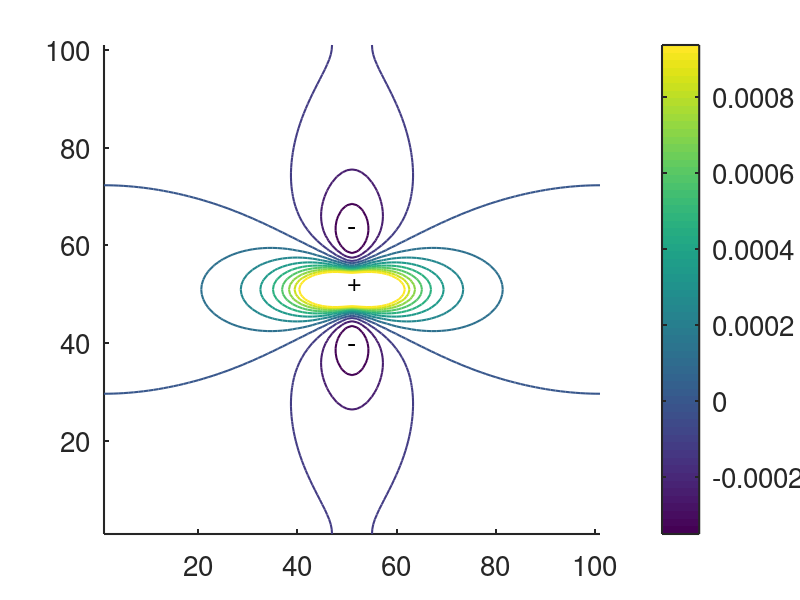
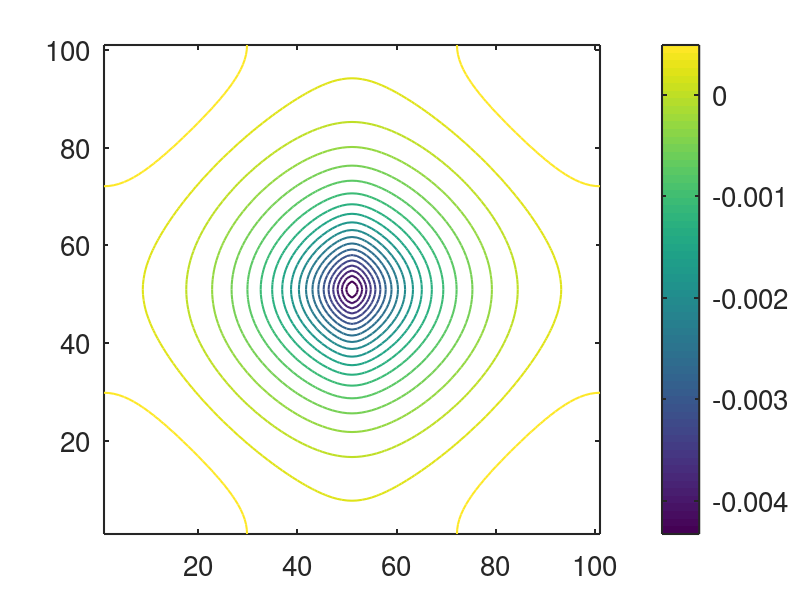
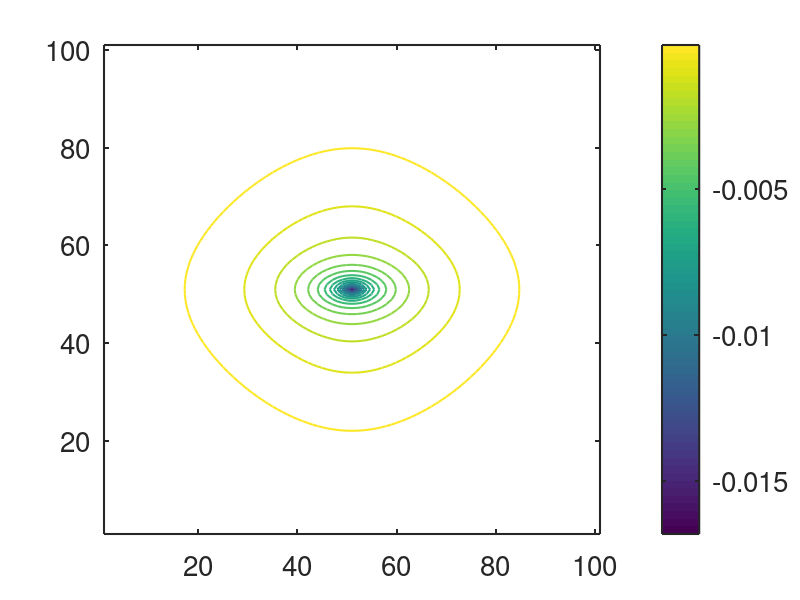

MATLAB code for these plots, in order:

%  -------------------------------------------------------------------
%
%   Find virtual electrodes in a bidomain model
%
%   For Chapter 12, Section 12.4.3 of
%   Keener and Sneyd, Mathematical Physiology, 3rd Edition, Springer.
%
%   Written by James Keener and James Sneyd.
%
%  -------------------------------------------------------------------


clear all
close all
clc

set(0,                           ...
   'defaultaxesfontsize', 20,   ...
   'defaultaxeslinewidth', 1.5, ...
   'defaultlinelinewidth', 2.0)
N=101; % number of grid points (must be odd)
Nsq = N^2;
dx = 14/N;

%Here are a number of cases to consider
%conductances; anisotropy ratios are unequal
six = 1;
siy = 0.09;
sex = 0.35;
sey = 0.11;


%equal anisotropy
six = .1;
sex = .2;
siy = 1;
sey = 2;

% inverse anisotropy
six = 2;
siy = .2;
sex = .2;
sey = 2;

% nominal values of Roth
six = 2;
siy = .2;
sex = 8;
sey = 2;

%my values
six = 1;
siy = .1;
sex = .35;
sey = 1.33;

%corrected values
six = 1;
siy = .05;
sex = .35;
sey = 1.33;


offdiag1 = [ones(N-2,1);2]; % off-diagonal -1
offdiag2 = [2;ones(N-2,1)]; % off-diagonal +1
for j = 1:N-1
    offdiag1 = [offdiag1;0;ones(N-2,1);2];
    offdiag2 = [offdiag2;0;2;ones(N-2,1)];
end
spoffdiag1 = [offdiag1;0];
spoffdiag2 = [0;offdiag2];

offdiag3 = [ones(N*(N-2),1);2*ones(N,1)];
spoffdiag3 = offdiag3;
offdiag4 = [2*ones(N,1);ones(N*(N-2),1)];
spoffdiag4 = [zeros(N,1);offdiag4];


A = (-2*(six+siy)*spdiags(ones(Nsq,1),0,Nsq,Nsq)+six*spdiags(spoffdiag2,1,Nsq,Nsq) ...
    + six*spdiags(spoffdiag1,-1,Nsq,Nsq) + siy*spdiags(spoffdiag3,-N,Nsq,Nsq) ...
+siy*spdiags(spoffdiag4,N,Nsq,Nsq))/dx^2;

B = (-2*(sex+sey)*spdiags(ones(Nsq,1),0,Nsq,Nsq)+sex*spdiags(spoffdiag2,1,Nsq,Nsq) ...
    + sex*spdiags(spoffdiag1,-1,Nsq,Nsq)+ sey*spdiags(spoffdiag3,-N,Nsq,Nsq) ...
    +sey*spdiags(spoffdiag4,N,Nsq,Nsq))/dx^2;

C = spdiags(ones(Nsq,1),0,Nsq,Nsq);

M = [A-C,C;C,B-C];

%AA = (-2*(six+siy)*diag(ones(Nsq,1))+six*diag(offdiag2,1) ...
%    + six*diag(offdiag1,-1) + siy*diag(offdiag3,-N) ...
%+siy*diag(offdiag4,N))/dx^2;

%BB = (-2*(sex+sey)*diag(ones(Nsq,1))+sex*diag(offdiag2,1) ...
%    + sex*diag(offdiag1,-1)+ sey*diag(offdiag3,-N) ...
 %   +sey*diag(offdiag4,N))/dx^2;

%CC = diag(ones(Nsq,1));


Rhs = zeros(2*Nsq,1);
indx = (Nsq+1)/2; %uses an odd number of points
%indx = 1; %in the corner
%Rhs(indx) = 1;
%Rhs(indx+Nsq) = -1;

Rhs(Nsq+1:2*Nsq) = -1/(Nsq-1); % remove current everywhere else
Rhs(indx+Nsq) = 1; % add current at the center

indx1 = Nsq + [1:N];
indx2 = Nsq + (N-1)*N+[1:N];
indx3 = Nsq + [1:N]*N - N + 1;
indx4 = Nsq + [1:N]*N;
cout = 1/(4*N-4);
%Rhs(indx1) = -cout;
%Rhs(indx2) = -cout;
%Rhs(indx3) = -cout;
%Rhs(indx4) = -cout;

% remove current from the boundaries

% change the first row of M
%M(1,:) = [zeros(1,Nsq),ones(1,Nsq)];
%Rhs(1) = 0;

%ans1 = M\Rhs;
%ans1 = gmres(M,Rhs,10,1e-6,[],[],[],ans1);

% use Matlab's conjugate gradient squared method  cgs to solve the equations.
ans1 = cgs(M,Rhs,1e-6,3*N);

phi_i = ans1(1:Nsq);
phi_e = ans1(Nsq+1:2*Nsq);

phi_i = reshape(phi_i,N,N);
phi_e = reshape(phi_e,N,N);
phi = phi_i-phi_e;

figure(1)
    K = 16;
    vmax = max(max(phi));
    vmin = min(min(phi));
    rm = min(abs(vmax),abs(vmin));
    dv = 4*rm/K;
    v = -2*rm +[0:K]*dv;
    contour(phi,v,'linewidth',1.5)
    colorbar
    text(50,52,'+','fontsize',18)
    text(50,63,'-','fontsize',20)
    text(50,39,'-','fontsize',20)
    box off

    % save for external plotting
    %contoursave = contour(phi,v);
    %writematrix(contoursave','contours.dat')

figure(2)
    contour(phi_i,20,'linewidth',1.5);
    colorbar

figure(3)
    contour(phi_e,20,'linewidth',1.5)
    colorbar
